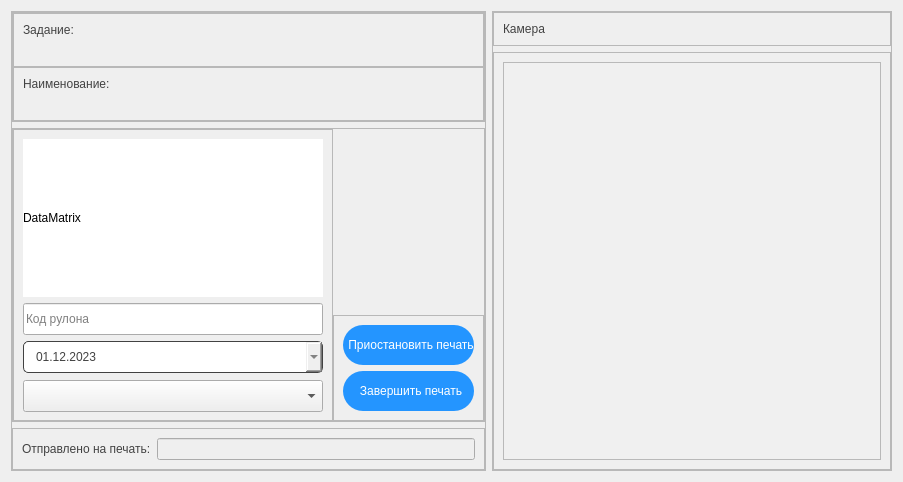
                         <widget class="QWidget" name="printer2_page">
                          <property name="geometry">
                           <rect>
                            <x>0</x>
                            <y>0</y>
                            <width>900</width>
                            <height>482</height>
                           </rect>
                          </property>
                          <attribute name="label">
                           <string>Novex 64-06</string>
                          </attribute>
                          <layout class="QHBoxLayout" name="horizontalLayout_45">
                           <item>
                            <widget class="QFrame" name="frame_67">
                             <property name="sizePolicy">
                              <sizepolicy hsizetype="Expanding" vsizetype="Preferred">
                               <horstretch>0</horstretch>
                               <verstretch>0</verstretch>
                              </sizepolicy>
                             </property>
                             <property name="frameShape">
                              <enum>QFrame::StyledPanel</enum>
                             </property>
                             <property name="frameShadow">
                              <enum>QFrame::Raised</enum>
                             </property>
                             <layout class="QVBoxLayout" name="verticalLayout_75">
                              <property name="leftMargin">
                               <number>0</number>
                              </property>
                              <property name="topMargin">
                               <number>0</number>
                              </property>
                              <property name="rightMargin">
                               <number>0</number>
                              </property>
                              <property name="bottomMargin">
                               <number>0</number>
                              </property>
                              <item alignment="Qt::AlignTop">
                               <widget class="QFrame" name="frame_68">
                                <property name="styleSheet">
                                 <string notr="true">QLabel {
	color: rgb(66, 66, 66);
	font: 16pt &quot;Segoe UI&quot;;
}</string>
                                </property>
                                <property name="frameShape">
                                 <enum>QFrame::StyledPanel</enum>
                                </property>
                                <property name="frameShadow">
                                 <enum>QFrame::Raised</enum>
                                </property>
                                <layout class="QVBoxLayout" name="verticalLayout_76">
                                 <property name="spacing">
                                  <number>0</number>
                                 </property>
                                 <property name="leftMargin">
                                  <number>0</number>
                                 </property>
                                 <property name="topMargin">
                                  <number>0</number>
                                 </property>
                                 <property name="rightMargin">
                                  <number>0</number>
                                 </property>
                                 <property name="bottomMargin">
                                  <number>0</number>
                                 </property>
                                 <item>
                                  <widget class="QFrame" name="frame_69">
                                   <property name="styleSheet">
                                    <string notr="true"/>
                                   </property>
                                   <property name="frameShape">
                                    <enum>QFrame::StyledPanel</enum>
                                   </property>
                                   <property name="frameShadow">
                                    <enum>QFrame::Raised</enum>
                                   </property>
                                   <layout class="QVBoxLayout" name="verticalLayout_77">
                                    <item>
                                     <widget class="QLabel" name="Label_6">
                                      <property name="styleSheet">
                                       <string notr="true"/>
                                      </property>
                                      <property name="text">
                                       <string>Задание:</string>
                                      </property>
                                     </widget>
                                    </item>
                                    <item>
                                     <widget class="QLabel" name="batchForPrint_label_2">
                                      <property name="styleSheet">
                                       <string notr="true"/>
                                      </property>
                                      <property name="text">
                                       <string/>
                                      </property>
                                     </widget>
                                    </item>
                                   </layout>
                                  </widget>
                                 </item>
                                 <item alignment="Qt::AlignTop">
                                  <widget class="QFrame" name="frame_70">
                                   <property name="frameShape">
                                    <enum>QFrame::StyledPanel</enum>
                                   </property>
                                   <property name="frameShadow">
                                    <enum>QFrame::Raised</enum>
                                   </property>
                                   <layout class="QVBoxLayout" name="verticalLayout_79">
                                    <item>
                                     <widget class="QLabel" name="Label_7">
                                      <property name="styleSheet">
                                       <string notr="true"/>
                                      </property>
                                      <property name="text">
                                       <string>Наименование:</string>
                                      </property>
                                     </widget>
                                    </item>
                                    <item>
                                     <widget class="QLabel" name="nameForPrint_label_2">
                                      <property name="styleSheet">
                                       <string notr="true"/>
                                      </property>
                                      <property name="text">
                                       <string/>
                                      </property>
                                     </widget>
                                    </item>
                                   </layout>
                                  </widget>
                                 </item>
                                </layout>
                               </widget>
                              </item>
                              <item>
                               <widget class="QFrame" name="frame_71">
                                <property name="sizePolicy">
                                 <sizepolicy hsizetype="Preferred" vsizetype="Expanding">
                                  <horstretch>0</horstretch>
                                  <verstretch>0</verstretch>
                                 </sizepolicy>
                                </property>
                                <property name="styleSheet">
                                 <string notr="true"/>
                                </property>
                                <property name="frameShape">
                                 <enum>QFrame::StyledPanel</enum>
                                </property>
                                <property name="frameShadow">
                                 <enum>QFrame::Raised</enum>
                                </property>
                                <layout class="QHBoxLayout" name="horizontalLayout_50">
                                 <property name="spacing">
                                  <number>0</number>
                                 </property>
                                 <property name="leftMargin">
                                  <number>0</number>
                                 </property>
                                 <property name="topMargin">
                                  <number>0</number>
                                 </property>
                                 <property name="rightMargin">
                                  <number>0</number>
                                 </property>
                                 <property name="bottomMargin">
                                  <number>0</number>
                                 </property>
                                 <item>
                                  <widget class="QFrame" name="frame_80">
                                   <property name="frameShape">
                                    <enum>QFrame::StyledPanel</enum>
                                   </property>
                                   <property name="frameShadow">
                                    <enum>QFrame::Raised</enum>
                                   </property>
                                   <layout class="QVBoxLayout" name="verticalLayout_80">
                                    <item>
                                     <widget class="QLabel" name="imageDM_printer_2">
                                      <property name="minimumSize">
                                       <size>
                                        <width>0</width>
                                        <height>0</height>
                                       </size>
                                      </property>
                                      <property name="styleSheet">
                                       <string notr="true">background-color: rgb(255, 255, 255);</string>
                                      </property>
                                      <property name="text">
                                       <string>DataMatrix</string>
                                      </property>
                                     </widget>
                                    </item>
                                    <item>
                                     <widget class="QLineEdit" name="rollNumberEdit_2">
                                      <property name="minimumSize">
                                       <size>
                                        <width>50</width>
                                        <height>32</height>
                                       </size>
                                      </property>
                                      <property name="placeholderText">
                                       <string>Код рулона</string>
                                      </property>
                                     </widget>
                                    </item>
                                    <item>
                                     <widget class="QDateEdit" name="dateEdit_2">
                                      <property name="enabled">
                                       <bool>true</bool>
                                      </property>
                                      <property name="minimumSize">
                                       <size>
                                        <width>0</width>
                                        <height>32</height>
                                       </size>
                                      </property>
                                      <property name="styleSheet">
                                       <string notr="true">QDateEdit
{
	color: rgb(66, 66, 66);
	font: 12pt &quot;Segoe UI&quot;;
    min-height:30px;
    max-height:30px;
    border-radius:5px;
    border:1px solid;
	border-color: rgb(66, 66, 66);
padding-left: 10px;
}

QDateEdit:hover,.QDateEdit:focus
{
    border-radius:2px;
    border:1px solid #0f6dbe;
}

QDateEdit::drop-down
{
	background-color: rgb(36, 149, 255);
    border:1px solid;
	border-radius:5px;
    width:30px;
	image: url(:/icons/images/icons/cil-arrow-top.png);
}</string>
                                      </property>
                                      <property name="displayFormat">
                                       <string>dd.MM.yyyy</string>
                                      </property>
                                      <property name="calendarPopup">
                                       <bool>true</bool>
                                      </property>
                                      <property name="date">
                                       <date>
                                        <year>2023</year>
                                        <month>12</month>
                                        <day>1</day>
                                       </date>
                                      </property>
                                     </widget>
                                    </item>
                                    <item>
                                     <widget class="QComboBox" name="template_combobox_2">
                                      <property name="minimumSize">
                                       <size>
                                        <width>300</width>
                                        <height>32</height>
                                       </size>
                                      </property>
                                      <property name="maximumSize">
                                       <size>
                                        <width>16777215</width>
                                        <height>30</height>
                                       </size>
                                      </property>
                                      <property name="styleSheet">
                                       <string notr="true">font: 700 12pt &quot;Segoe UI&quot;;</string>
                                      </property>
                                      <property name="currentText">
                                       <string/>
                                      </property>
                                      <property name="currentIndex">
                                       <number>-1</number>
                                      </property>
                                      <property name="maxVisibleItems">
                                       <number>20</number>
                                      </property>
                                      <property name="placeholderText">
                                       <string>Выберете шаблон</string>
                                      </property>
                                     </widget>
                                    </item>
                                   </layout>
                                  </widget>
                                 </item>
                                 <item alignment="Qt::AlignBottom">
                                  <widget class="QFrame" name="frame_81">
                                   <property name="styleSheet">
                                    <string notr="true">QPushButton {
	font: 10pt &quot;Segoe UI&quot;;
	background-position:center;
    background-repeat: no-repeat;
	border: none;
	border-radius: 20px;
	color: rgb(255, 255, 255);
	background-color: rgb(36, 149, 255);
	text-align: center;
	padding-left: 5px;
}

QPushButton:hover {
	background-color: rgb(66, 66, 66);
}
QPushButton:pressed {
	background-color: rgb(245, 246, 250);
	color: rgb(0, 0, 0);
}</string>
                                   </property>
                                   <property name="frameShape">
                                    <enum>QFrame::StyledPanel</enum>
                                   </property>
                                   <property name="frameShadow">
                                    <enum>QFrame::Raised</enum>
                                   </property>
                                   <layout class="QVBoxLayout" name="verticalLayout_85">
                                    <item>
                                     <widget class="QPushButton" name="pausePrint_btn_2">
                                      <property name="enabled">
                                       <bool>true</bool>
                                      </property>
                                      <property name="minimumSize">
                                       <size>
                                        <width>0</width>
                                        <height>40</height>
                                       </size>
                                      </property>
                                      <property name="text">
                                       <string>Приостановить печать</string>
                                      </property>
                                     </widget>
                                    </item>
                                    <item>
                                     <widget class="QPushButton" name="endPrint_btn_2">
                                      <property name="enabled">
                                       <bool>true</bool>
                                      </property>
                                      <property name="minimumSize">
                                       <size>
                                        <width>0</width>
                                        <height>40</height>
                                       </size>
                                      </property>
                                      <property name="text">
                                       <string>Завершить печать</string>
                                      </property>
                                     </widget>
                                    </item>
                                   </layout>
                                  </widget>
                                 </item>
                                </layout>
                               </widget>
                              </item>
                              <item>
                               <widget class="QFrame" name="frame_72">
                                <property name="frameShape">
                                 <enum>QFrame::StyledPanel</enum>
                                </property>
                                <property name="frameShadow">
                                 <enum>QFrame::Raised</enum>
                                </property>
                                <layout class="QHBoxLayout" name="horizontalLayout_44">
                                 <item>
                                  <widget class="QLabel" name="Label_3">
                                   <property name="styleSheet">
                                    <string notr="true">color: rgb(66, 66, 66);
	font: 12pt &quot;Segoe UI&quot;;</string>
                                   </property>
                                   <property name="text">
                                    <string>Отправлено на печать:</string>
                                   </property>
                                  </widget>
                                 </item>
                                 <item>
                                  <widget class="QLineEdit" name="countFromPrint_line_2">
                                   <property name="enabled">
                                    <bool>false</bool>
                                   </property>
                                   <property name="placeholderText">
                                    <string/>
                                   </property>
                                  </widget>
                                 </item>
                                </layout>
                               </widget>
                              </item>
                             </layout>
                            </widget>
                           </item>
                           <item>
                            <widget class="QFrame" name="frame_73">
                             <property name="sizePolicy">
                              <sizepolicy hsizetype="Expanding" vsizetype="Preferred">
                               <horstretch>0</horstretch>
                               <verstretch>0</verstretch>
                              </sizepolicy>
                             </property>
                             <property name="minimumSize">
                              <size>
                               <width>400</width>
                               <height>0</height>
                              </size>
                             </property>
                             <property name="styleSheet">
                              <string notr="true">QPushButton {
	font: 10pt &quot;Segoe UI&quot;;
	background-position:center;
    background-repeat: no-repeat;
	border: none;
	border-radius: 20px;
	color: rgb(255, 255, 255);
	background-color: rgb(36, 149, 255);
	text-align: center;
	padding-left: 5px;
}

QPushButton:hover {
	background-color: rgb(66, 66, 66);
}
QPushButton:pressed {
	background-color: rgb(245, 246, 250);
	color: rgb(0, 0, 0);
}</string>
                             </property>
                             <property name="frameShape">
                              <enum>QFrame::StyledPanel</enum>
                             </property>
                             <property name="frameShadow">
                              <enum>QFrame::Raised</enum>
                             </property>
                             <layout class="QVBoxLayout" name="verticalLayout_81">
                              <property name="leftMargin">
                               <number>0</number>
                              </property>
                              <property name="topMargin">
                               <number>0</number>
                              </property>
                              <property name="rightMargin">
                               <number>0</number>
                              </property>
                              <property name="bottomMargin">
                               <number>0</number>
                              </property>
                              <item alignment="Qt::AlignTop">
                               <widget class="QFrame" name="frame_82">
                                <property name="styleSheet">
                                 <string notr="true">QLabel {
	color: rgb(66, 66, 66);
	font: 16pt &quot;Segoe UI&quot;;
}</string>
                                </property>
                                <property name="frameShape">
                                 <enum>QFrame::StyledPanel</enum>
                                </property>
                                <property name="frameShadow">
                                 <enum>QFrame::Raised</enum>
                                </property>
                                <layout class="QHBoxLayout" name="horizontalLayout_51">
                                 <item>
                                  <widget class="QLabel" name="Label_10">
                                   <property name="styleSheet">
                                    <string notr="true"/>
                                   </property>
                                   <property name="text">
                                    <string>Камера</string>
                                   </property>
                                  </widget>
                                 </item>
                                </layout>
                               </widget>
                              </item>
                              <item>
                               <widget class="QFrame" name="frame_83">
                                <property name="sizePolicy">
                                 <sizepolicy hsizetype="Preferred" vsizetype="Expanding">
                                  <horstretch>0</horstretch>
                                  <verstretch>0</verstretch>
                                 </sizepolicy>
                                </property>
                                <property name="frameShape">
                                 <enum>QFrame::StyledPanel</enum>
                                </property>
                                <property name="frameShadow">
                                 <enum>QFrame::Raised</enum>
                                </property>
                                <layout class="QVBoxLayout" name="verticalLayout_86">
                                 <item>
                                  <widget class="QPlainTextEdit" name="cameraTextEdit_2">
                                   <property name="styleSheet">
                                    <string notr="true">background-color: rgb(240, 240, 240);
color: rgb(66, 66, 66);
font: 14pt &quot;Segoe UI&quot;;
padding-left: 10px</string>
                                   </property>
                                   <property name="readOnly">
                                    <bool>true</bool>
                                   </property>
                                   <property name="maximumBlockCount">
                                    <number>20</number>
                                   </property>
                                  </widget>
                                 </item>
                                </layout>
                               </widget>
                              </item>
                             </layout>
                            </widget>
                           </item>
                          </layout>
                         </widget>
